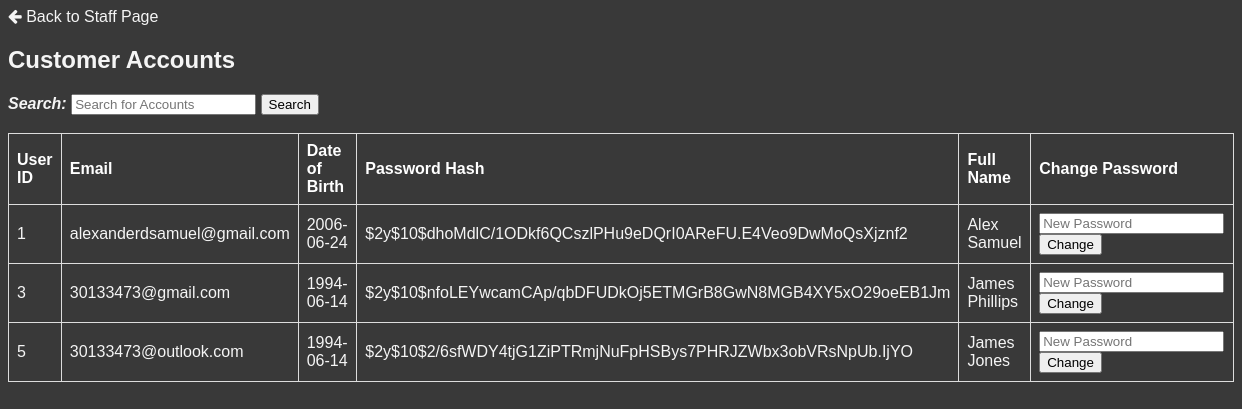
/CustomerAccounts.php, run on the app's committed database.
### tables this page shows
CREATE TABLE `customers` (
  `email` varchar(255) NOT NULL,
  `birthdate` date DEFAULT NULL,
  `password_hash` varchar(500) DEFAULT NULL,
  `fullname` varchar(30) DEFAULT NULL,
  `user_id` int(11) NOT NULL
);

### CustomerAccounts.php (the view, shortened to what this page needs)
<!DOCTYPE html>
<html lang="en">
<head>
    <link rel="stylesheet" href="https://cdnjs.cloudflare.com/ajax/libs/font-awesome/4.7.0/css/font-awesome.min.css">
    <link rel="stylesheet" href="StaffPageCss.css">
</head>
<body>
<header>
    <div class="back-button">
        <a href="http://localhost:81/my-app/staffPage.php" class="back-button">
            <i class="fa fa-arrow-left" aria-hidden="true"></i>
            <span>Back to Staff Page</span>
        </a>
    </div>
</header>
<div class="container">
    <h2>Customer Accounts</h2>
    <form method="post" action="">
        <label for="search"><i><b>Search:</b></i></label>
        <input type="text" id="search" name="search" placeholder="Search for Accounts">
        <button type="submit">Search</button>
    </form>
    <br>
    <table>
        <tr>
            <th>User ID</th>
            <th>Email</th>
            <th>Date of Birth</th>
            <th>Password Hash</th>
            <th>Full Name</th>
            <th>Change Password</th>
        </tr>
        <?php
$servername = "localhost";
$username = "root";
$password = "root";
$dbname = "sunnyfielddata";
$conn = new mysqli($servername, $username, $password, $dbname);
if ($_SERVER["REQUEST_METHOD"] == "POST" && isset($_POST["search"])) {
    $search = $_POST["search"];
    $sql = "SELECT * FROM customers WHERE email LIKE '%$search%' OR fullname LIKE '%$search%'";
    $result = $conn->query($sql);
} else {
    $sql = "SELECT * FROM customers";
    $result = $conn->query($sql);
}
if ($result->num_rows > 0) {
    while($row = $result->fetch_assoc()) {
        echo "<tr>";
        echo "<td>" . $row["user_id"] . "</td>";
        echo "<td>" . $row["email"] . "</td>";
        echo "<td>" . $row["birthdate"] . "</td>";
        echo "<td>" . $row["password_hash"] . "</td>";
        echo "<td>" . $row["fullname"] . "</td>";
        echo "<td>";
        if(isset($_POST['new_password']) && isset($_POST['user_id']) && $_POST['user_id'] == $row['user_id']) {
            $new_password = $_POST['new_password'];
            $hashed_password = password_hash($new_password, PASSWORD_DEFAULT);
            $update_sql = "UPDATE customers SET password_hash = '$hashed_password' WHERE user_id = " . $row['user_id'];
            if ($conn->query($update_sql) === TRUE) {
                echo "Password updated successfully";
            } else {
                echo "Error updating password: " . $conn->error;
            }
        } else {
            echo "<form method='post' action='" . htmlspecialchars($_SERVER["PHP_SELF"]) . "'>";
            echo "<input type='password' name='new_password' placeholder='New Password' required>";
            echo "<button type='submit'>Change</button>";
            echo "</form>";
        }
        echo "</td>";
        echo "</tr>";
    }
} else {
    echo "<tr><td colspan='6'>No customer accounts found</td></tr>";
}
?>
    </table>
</div>
</body>
</html>

### StaffPageCss.css (style rules this page uses)
body { background-color: rgb(57,57,57); font-style: Arial, sans-serif; color:whitesmoke }
header { background-color:rgb(57,57,57); }
a:link { color: whitesmoke; background-color: transparent; text-decoration: none; }
body { font-family: Arial, sans-serif; }
table { width: 100%; border-collapse: collapse; }
th, td { padding: 8px; text-align: left; border-bottom: 1px solid #ddd; }
th { background-color: rgb(57,57,57); }

### CustomerAccounts.php (style rules this page uses)
table { border-collapse: collapse; width: 100%; }
th, td { border: 1px solid #ddd; padding: 8px; text-align: left; }
th { background-color: rgb(57,57,57); color: white; }

### data on the page
customers: user "1", email "alexanderdsamuel@gmail.com", birthdate "2006-06-24", password_hash "$2y$10$dhoMdlC/1ODkf6QCszlPHu9eDQrI0AReFU.E4Veo9DwMoQsXjznf2", fullname "Alex Samuel"
customers: user "3", email "30133473@gmail.com", birthdate "1994-06-14", password_hash "$2y$10$nfoLEYwcamCAp/qbDFUDkOj5ETMGrB8GwN8MGB4XY5xO29oeEB1Jm", fullname "James Phillips"
customers: user "5", email "30133473@outlook.com", birthdate "1994-06-14", password_hash "$2y$10$2/6sfWDY4tjG1ZiPTRmjNuFpHSBys7PHRJZWbx3obVRsNpUb.IjYO", fullname "James Jones"
